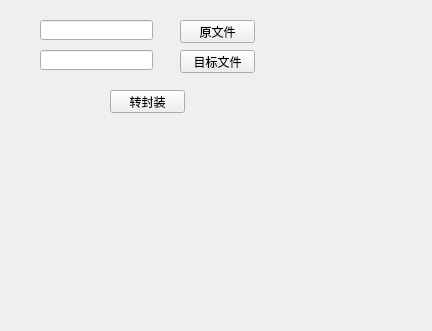
<?xml version="1.0" encoding="UTF-8"?>
<ui version="4.0">
 <class>Widget</class>
 <widget class="QWidget" name="Widget">
  <property name="geometry">
   <rect>
    <x>0</x>
    <y>0</y>
    <width>432</width>
    <height>331</height>
   </rect>
  </property>
  <property name="windowTitle">
   <string>Widget</string>
  </property>
  <widget class="QLineEdit" name="leSrcFile">
   <property name="geometry">
    <rect>
     <x>40</x>
     <y>20</y>
     <width>113</width>
     <height>20</height>
    </rect>
   </property>
  </widget>
  <widget class="QPushButton" name="btnSrcFile">
   <property name="geometry">
    <rect>
     <x>180</x>
     <y>20</y>
     <width>75</width>
     <height>23</height>
    </rect>
   </property>
   <property name="text">
    <string>原文件</string>
   </property>
  </widget>
  <widget class="QPushButton" name="btnDestFile">
   <property name="geometry">
    <rect>
     <x>180</x>
     <y>50</y>
     <width>75</width>
     <height>23</height>
    </rect>
   </property>
   <property name="text">
    <string>目标文件</string>
   </property>
  </widget>
  <widget class="QLineEdit" name="leDestFile">
   <property name="geometry">
    <rect>
     <x>40</x>
     <y>50</y>
     <width>113</width>
     <height>20</height>
    </rect>
   </property>
  </widget>
  <widget class="QPushButton" name="btnConvert">
   <property name="geometry">
    <rect>
     <x>110</x>
     <y>90</y>
     <width>75</width>
     <height>23</height>
    </rect>
   </property>
   <property name="text">
    <string>转封装</string>
   </property>
  </widget>
 </widget>
 <layoutdefault spacing="6" margin="11"/>
 <resources/>
 <connections/>
</ui>
